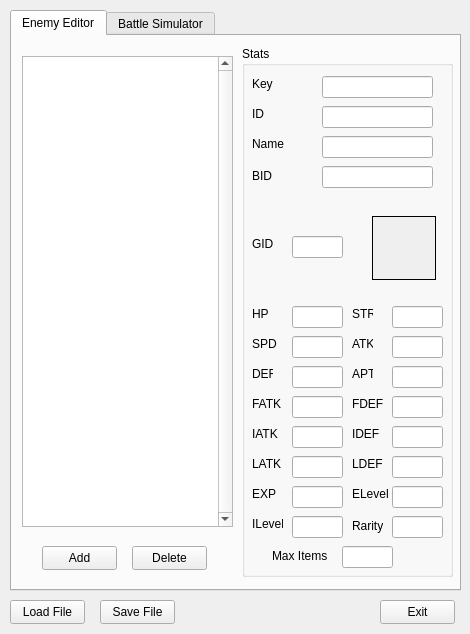
<?xml version="1.0" encoding="UTF-8"?>
<ui version="4.0">
 <class>EnemyEditor</class>
 <widget class="QMainWindow" name="EnemyEditor">
  <property name="geometry">
   <rect>
    <x>0</x>
    <y>0</y>
    <width>470</width>
    <height>634</height>
   </rect>
  </property>
  <property name="minimumSize">
   <size>
    <width>470</width>
    <height>634</height>
   </size>
  </property>
  <property name="maximumSize">
   <size>
    <width>470</width>
    <height>634</height>
   </size>
  </property>
  <property name="windowTitle">
   <string>SLAC Enemy Tool</string>
  </property>
  <widget class="QWidget" name="MainUI">
   <widget class="QTabWidget" name="tabWidget">
    <property name="geometry">
     <rect>
      <x>10</x>
      <y>10</y>
      <width>451</width>
      <height>581</height>
     </rect>
    </property>
    <property name="currentIndex">
     <number>0</number>
    </property>
    <widget class="QWidget" name="EnemyEdit">
     <attribute name="title">
      <string>Enemy Editor</string>
     </attribute>
     <widget class="QListWidget" name="EnemiesList">
      <property name="geometry">
       <rect>
        <x>10</x>
        <y>20</y>
        <width>211</width>
        <height>471</height>
       </rect>
      </property>
      <property name="verticalScrollBarPolicy">
       <enum>Qt::ScrollBarPolicy::ScrollBarAlwaysOn</enum>
      </property>
      <property name="horizontalScrollBarPolicy">
       <enum>Qt::ScrollBarPolicy::ScrollBarAlwaysOff</enum>
      </property>
     </widget>
     <widget class="QGroupBox" name="EnemyStats">
      <property name="geometry">
       <rect>
        <x>230</x>
        <y>10</y>
        <width>211</width>
        <height>531</height>
       </rect>
      </property>
      <property name="title">
       <string>Stats</string>
      </property>
      <widget class="QLabel" name="EnemyID">
       <property name="geometry">
        <rect>
         <x>10</x>
         <y>60</y>
         <width>21</width>
         <height>16</height>
        </rect>
       </property>
       <property name="text">
        <string>ID</string>
       </property>
      </widget>
      <widget class="QLabel" name="EnemyName">
       <property name="geometry">
        <rect>
         <x>10</x>
         <y>90</y>
         <width>49</width>
         <height>16</height>
        </rect>
       </property>
       <property name="text">
        <string>Name</string>
       </property>
      </widget>
      <widget class="QLabel" name="EnemyGID">
       <property name="geometry">
        <rect>
         <x>10</x>
         <y>190</y>
         <width>21</width>
         <height>16</height>
        </rect>
       </property>
       <property name="text">
        <string>GID</string>
       </property>
      </widget>
      <widget class="QLineEdit" name="EnemyIDVal">
       <property name="geometry">
        <rect>
         <x>80</x>
         <y>60</y>
         <width>111</width>
         <height>22</height>
        </rect>
       </property>
      </widget>
      <widget class="QLineEdit" name="EnemyNameVal">
       <property name="geometry">
        <rect>
         <x>80</x>
         <y>90</y>
         <width>111</width>
         <height>22</height>
        </rect>
       </property>
      </widget>
      <widget class="QLineEdit" name="EnemyGIDVal">
       <property name="geometry">
        <rect>
         <x>50</x>
         <y>190</y>
         <width>51</width>
         <height>22</height>
        </rect>
       </property>
      </widget>
      <widget class="QLabel" name="EnemyBID">
       <property name="geometry">
        <rect>
         <x>10</x>
         <y>120</y>
         <width>21</width>
         <height>20</height>
        </rect>
       </property>
       <property name="text">
        <string>BID</string>
       </property>
      </widget>
      <widget class="QLineEdit" name="EnemyBIDVal">
       <property name="geometry">
        <rect>
         <x>80</x>
         <y>120</y>
         <width>111</width>
         <height>22</height>
        </rect>
       </property>
      </widget>
      <widget class="QLabel" name="EnemyHP">
       <property name="geometry">
        <rect>
         <x>10</x>
         <y>260</y>
         <width>21</width>
         <height>16</height>
        </rect>
       </property>
       <property name="text">
        <string>HP</string>
       </property>
      </widget>
      <widget class="QLabel" name="EnemySTR">
       <property name="geometry">
        <rect>
         <x>110</x>
         <y>260</y>
         <width>21</width>
         <height>16</height>
        </rect>
       </property>
       <property name="text">
        <string>STR</string>
       </property>
      </widget>
      <widget class="QLabel" name="EnemySPD">
       <property name="geometry">
        <rect>
         <x>10</x>
         <y>290</y>
         <width>31</width>
         <height>16</height>
        </rect>
       </property>
       <property name="text">
        <string>SPD</string>
       </property>
      </widget>
      <widget class="QLabel" name="EnemyATK">
       <property name="geometry">
        <rect>
         <x>110</x>
         <y>290</y>
         <width>21</width>
         <height>16</height>
        </rect>
       </property>
       <property name="text">
        <string>ATK</string>
       </property>
      </widget>
      <widget class="QLabel" name="EnemyDEF">
       <property name="geometry">
        <rect>
         <x>10</x>
         <y>320</y>
         <width>21</width>
         <height>16</height>
        </rect>
       </property>
       <property name="text">
        <string>DEF</string>
       </property>
      </widget>
      <widget class="QLabel" name="EnemyAPT">
       <property name="geometry">
        <rect>
         <x>110</x>
         <y>320</y>
         <width>21</width>
         <height>16</height>
        </rect>
       </property>
       <property name="text">
        <string>APT</string>
       </property>
      </widget>
      <widget class="QLineEdit" name="EnemyHPVal">
       <property name="geometry">
        <rect>
         <x>50</x>
         <y>260</y>
         <width>51</width>
         <height>22</height>
        </rect>
       </property>
      </widget>
      <widget class="QLineEdit" name="EnemySTRVal">
       <property name="geometry">
        <rect>
         <x>150</x>
         <y>260</y>
         <width>51</width>
         <height>22</height>
        </rect>
       </property>
      </widget>
      <widget class="QLineEdit" name="EnemySPDVal">
       <property name="geometry">
        <rect>
         <x>50</x>
         <y>290</y>
         <width>51</width>
         <height>22</height>
        </rect>
       </property>
      </widget>
      <widget class="QLineEdit" name="EnemyATKVal">
       <property name="geometry">
        <rect>
         <x>150</x>
         <y>290</y>
         <width>51</width>
         <height>22</height>
        </rect>
       </property>
      </widget>
      <widget class="QLineEdit" name="EnemyDEFVal">
       <property name="geometry">
        <rect>
         <x>50</x>
         <y>320</y>
         <width>51</width>
         <height>22</height>
        </rect>
       </property>
      </widget>
      <widget class="QLineEdit" name="EnemyAPTVal">
       <property name="geometry">
        <rect>
         <x>150</x>
         <y>320</y>
         <width>51</width>
         <height>22</height>
        </rect>
       </property>
      </widget>
      <widget class="QLabel" name="EnemyFATK">
       <property name="geometry">
        <rect>
         <x>10</x>
         <y>350</y>
         <width>31</width>
         <height>16</height>
        </rect>
       </property>
       <property name="text">
        <string>FATK</string>
       </property>
      </widget>
      <widget class="QLabel" name="EnemyIATK">
       <property name="geometry">
        <rect>
         <x>10</x>
         <y>380</y>
         <width>31</width>
         <height>16</height>
        </rect>
       </property>
       <property name="text">
        <string>IATK</string>
       </property>
      </widget>
      <widget class="QLabel" name="EnemyLATK">
       <property name="geometry">
        <rect>
         <x>10</x>
         <y>410</y>
         <width>31</width>
         <height>16</height>
        </rect>
       </property>
       <property name="text">
        <string>LATK</string>
       </property>
      </widget>
      <widget class="QLineEdit" name="EnemyFATKVal">
       <property name="geometry">
        <rect>
         <x>50</x>
         <y>350</y>
         <width>51</width>
         <height>22</height>
        </rect>
       </property>
      </widget>
      <widget class="QLineEdit" name="EnemyLATKVal">
       <property name="geometry">
        <rect>
         <x>50</x>
         <y>410</y>
         <width>51</width>
         <height>22</height>
        </rect>
       </property>
      </widget>
      <widget class="QLineEdit" name="EnemyIATKVal">
       <property name="geometry">
        <rect>
         <x>50</x>
         <y>380</y>
         <width>51</width>
         <height>22</height>
        </rect>
       </property>
      </widget>
      <widget class="QLabel" name="EnemyIDEF">
       <property name="geometry">
        <rect>
         <x>110</x>
         <y>380</y>
         <width>31</width>
         <height>16</height>
        </rect>
       </property>
       <property name="text">
        <string>IDEF</string>
       </property>
      </widget>
      <widget class="QLineEdit" name="EnemyFDEFVal">
       <property name="geometry">
        <rect>
         <x>150</x>
         <y>350</y>
         <width>51</width>
         <height>22</height>
        </rect>
       </property>
      </widget>
      <widget class="QLineEdit" name="EnemyIDEFVal">
       <property name="geometry">
        <rect>
         <x>150</x>
         <y>380</y>
         <width>51</width>
         <height>22</height>
        </rect>
       </property>
      </widget>
      <widget class="QLabel" name="EnemyLDEF">
       <property name="geometry">
        <rect>
         <x>110</x>
         <y>410</y>
         <width>31</width>
         <height>16</height>
        </rect>
       </property>
       <property name="text">
        <string>LDEF</string>
       </property>
      </widget>
      <widget class="QLineEdit" name="EnemyLDEFVal">
       <property name="geometry">
        <rect>
         <x>150</x>
         <y>410</y>
         <width>51</width>
         <height>22</height>
        </rect>
       </property>
      </widget>
      <widget class="QLabel" name="EnemyFDEF">
       <property name="geometry">
        <rect>
         <x>110</x>
         <y>350</y>
         <width>31</width>
         <height>16</height>
        </rect>
       </property>
       <property name="text">
        <string>FDEF</string>
       </property>
      </widget>
      <widget class="QLineEdit" name="EnemyILevelVal">
       <property name="geometry">
        <rect>
         <x>50</x>
         <y>470</y>
         <width>51</width>
         <height>22</height>
        </rect>
       </property>
      </widget>
      <widget class="QLabel" name="EnemyLevel">
       <property name="geometry">
        <rect>
         <x>110</x>
         <y>440</y>
         <width>41</width>
         <height>16</height>
        </rect>
       </property>
       <property name="text">
        <string>ELevel</string>
       </property>
      </widget>
      <widget class="QLabel" name="EnemyRarity">
       <property name="geometry">
        <rect>
         <x>110</x>
         <y>470</y>
         <width>31</width>
         <height>20</height>
        </rect>
       </property>
       <property name="text">
        <string>Rarity</string>
       </property>
      </widget>
      <widget class="QLabel" name="EnemyExp">
       <property name="geometry">
        <rect>
         <x>10</x>
         <y>440</y>
         <width>61</width>
         <height>16</height>
        </rect>
       </property>
       <property name="text">
        <string>EXP</string>
       </property>
      </widget>
      <widget class="QLineEdit" name="EnemyRarityVal">
       <property name="geometry">
        <rect>
         <x>150</x>
         <y>470</y>
         <width>51</width>
         <height>22</height>
        </rect>
       </property>
      </widget>
      <widget class="QLineEdit" name="EnemyLevelVal">
       <property name="geometry">
        <rect>
         <x>150</x>
         <y>440</y>
         <width>51</width>
         <height>22</height>
        </rect>
       </property>
      </widget>
      <widget class="QLabel" name="EnemyILevel">
       <property name="geometry">
        <rect>
         <x>10</x>
         <y>470</y>
         <width>31</width>
         <height>16</height>
        </rect>
       </property>
       <property name="text">
        <string>ILevel</string>
       </property>
      </widget>
      <widget class="QLineEdit" name="EnemyExpVal">
       <property name="geometry">
        <rect>
         <x>50</x>
         <y>440</y>
         <width>51</width>
         <height>22</height>
        </rect>
       </property>
      </widget>
      <widget class="QLineEdit" name="EnemyMaxItemsVal">
       <property name="geometry">
        <rect>
         <x>100</x>
         <y>500</y>
         <width>51</width>
         <height>22</height>
        </rect>
       </property>
       <property name="text">
        <string/>
       </property>
      </widget>
      <widget class="QLabel" name="EnemyMaxItems">
       <property name="geometry">
        <rect>
         <x>30</x>
         <y>500</y>
         <width>61</width>
         <height>20</height>
        </rect>
       </property>
       <property name="text">
        <string>Max Items</string>
       </property>
      </widget>
      <widget class="QLineEdit" name="EnemyKeyVal">
       <property name="geometry">
        <rect>
         <x>80</x>
         <y>30</y>
         <width>111</width>
         <height>22</height>
        </rect>
       </property>
      </widget>
      <widget class="QLabel" name="EnemyKey">
       <property name="geometry">
        <rect>
         <x>10</x>
         <y>30</y>
         <width>21</width>
         <height>16</height>
        </rect>
       </property>
       <property name="text">
        <string>Key</string>
       </property>
      </widget>
      <widget class="QLabel" name="EnemyBitmap">
       <property name="geometry">
        <rect>
         <x>130</x>
         <y>170</y>
         <width>64</width>
         <height>64</height>
        </rect>
       </property>
       <property name="autoFillBackground">
        <bool>true</bool>
       </property>
       <property name="frameShape">
        <enum>QFrame::Shape::Box</enum>
       </property>
       <property name="text">
        <string/>
       </property>
      </widget>
     </widget>
     <widget class="QPushButton" name="EnemyAddButton">
      <property name="geometry">
       <rect>
        <x>30</x>
        <y>510</y>
        <width>75</width>
        <height>24</height>
       </rect>
      </property>
      <property name="text">
       <string>Add</string>
      </property>
     </widget>
     <widget class="QPushButton" name="EnemyDeleteButton">
      <property name="geometry">
       <rect>
        <x>120</x>
        <y>510</y>
        <width>75</width>
        <height>24</height>
       </rect>
      </property>
      <property name="text">
       <string>Delete</string>
      </property>
     </widget>
    </widget>
    <widget class="QWidget" name="BattleSimulator">
     <attribute name="title">
      <string>Battle Simulator</string>
     </attribute>
     <widget class="QGroupBox" name="PlayerStats">
      <property name="geometry">
       <rect>
        <x>210</x>
        <y>10</y>
        <width>231</width>
        <height>331</height>
       </rect>
      </property>
      <property name="title">
       <string>Player Stats</string>
      </property>
      <widget class="QLabel" name="PlayerHP">
       <property name="geometry">
        <rect>
         <x>10</x>
         <y>30</y>
         <width>21</width>
         <height>16</height>
        </rect>
       </property>
       <property name="text">
        <string>HP</string>
       </property>
      </widget>
      <widget class="QLabel" name="PlayerMaxHP">
       <property name="geometry">
        <rect>
         <x>110</x>
         <y>30</y>
         <width>41</width>
         <height>16</height>
        </rect>
       </property>
       <property name="text">
        <string>Max HP</string>
       </property>
      </widget>
      <widget class="QLabel" name="PlayerSTR">
       <property name="geometry">
        <rect>
         <x>10</x>
         <y>60</y>
         <width>21</width>
         <height>16</height>
        </rect>
       </property>
       <property name="text">
        <string>STR</string>
       </property>
      </widget>
      <widget class="QLabel" name="PlayerCON">
       <property name="geometry">
        <rect>
         <x>110</x>
         <y>60</y>
         <width>49</width>
         <height>16</height>
        </rect>
       </property>
       <property name="text">
        <string>CON</string>
       </property>
      </widget>
      <widget class="QLabel" name="PlayerDEX">
       <property name="geometry">
        <rect>
         <x>10</x>
         <y>90</y>
         <width>21</width>
         <height>16</height>
        </rect>
       </property>
       <property name="text">
        <string>DEX</string>
       </property>
      </widget>
      <widget class="QLabel" name="PlayerATK">
       <property name="geometry">
        <rect>
         <x>110</x>
         <y>90</y>
         <width>49</width>
         <height>16</height>
        </rect>
       </property>
       <property name="text">
        <string>ATK</string>
       </property>
      </widget>
      <widget class="QLabel" name="PlayerDEF">
       <property name="geometry">
        <rect>
         <x>10</x>
         <y>120</y>
         <width>21</width>
         <height>16</height>
        </rect>
       </property>
       <property name="text">
        <string>DEF</string>
       </property>
      </widget>
      <widget class="QLabel" name="PlayerSPD">
       <property name="geometry">
        <rect>
         <x>110</x>
         <y>120</y>
         <width>49</width>
         <height>16</height>
        </rect>
       </property>
       <property name="text">
        <string>SPD</string>
       </property>
      </widget>
      <widget class="QLineEdit" name="PlayerHPVal">
       <property name="geometry">
        <rect>
         <x>50</x>
         <y>30</y>
         <width>51</width>
         <height>22</height>
        </rect>
       </property>
      </widget>
      <widget class="QLineEdit" name="PlayerMaxHPVal">
       <property name="geometry">
        <rect>
         <x>160</x>
         <y>30</y>
         <width>51</width>
         <height>22</height>
        </rect>
       </property>
      </widget>
      <widget class="QLineEdit" name="PlayerSTRVal">
       <property name="geometry">
        <rect>
         <x>50</x>
         <y>60</y>
         <width>51</width>
         <height>22</height>
        </rect>
       </property>
      </widget>
      <widget class="QLineEdit" name="PlayerDEXVal">
       <property name="geometry">
        <rect>
         <x>50</x>
         <y>90</y>
         <width>51</width>
         <height>22</height>
        </rect>
       </property>
      </widget>
      <widget class="QLineEdit" name="PlayerDEFVal">
       <property name="geometry">
        <rect>
         <x>50</x>
         <y>120</y>
         <width>51</width>
         <height>22</height>
        </rect>
       </property>
      </widget>
      <widget class="QLineEdit" name="PlayerSPDVal">
       <property name="geometry">
        <rect>
         <x>160</x>
         <y>120</y>
         <width>51</width>
         <height>22</height>
        </rect>
       </property>
      </widget>
      <widget class="QLineEdit" name="PlayerATKVal">
       <property name="geometry">
        <rect>
         <x>160</x>
         <y>90</y>
         <width>51</width>
         <height>22</height>
        </rect>
       </property>
      </widget>
      <widget class="QLineEdit" name="PlayerCONVal">
       <property name="geometry">
        <rect>
         <x>160</x>
         <y>60</y>
         <width>51</width>
         <height>22</height>
        </rect>
       </property>
      </widget>
      <widget class="QLineEdit" name="PlayerLATKVal">
       <property name="geometry">
        <rect>
         <x>50</x>
         <y>210</y>
         <width>51</width>
         <height>22</height>
        </rect>
       </property>
      </widget>
      <widget class="QLabel" name="PlayerLATK">
       <property name="geometry">
        <rect>
         <x>10</x>
         <y>210</y>
         <width>31</width>
         <height>16</height>
        </rect>
       </property>
       <property name="text">
        <string>LATK</string>
       </property>
      </widget>
      <widget class="QLabel" name="PlayerLDEF">
       <property name="geometry">
        <rect>
         <x>110</x>
         <y>210</y>
         <width>49</width>
         <height>16</height>
        </rect>
       </property>
       <property name="text">
        <string>LDEF</string>
       </property>
      </widget>
      <widget class="QLabel" name="PlayerIDEF">
       <property name="geometry">
        <rect>
         <x>110</x>
         <y>180</y>
         <width>49</width>
         <height>16</height>
        </rect>
       </property>
       <property name="text">
        <string>IDEF</string>
       </property>
      </widget>
      <widget class="QLineEdit" name="PlayerIDEFVal">
       <property name="geometry">
        <rect>
         <x>160</x>
         <y>180</y>
         <width>51</width>
         <height>22</height>
        </rect>
       </property>
      </widget>
      <widget class="QLineEdit" name="PlayerIATKVal">
       <property name="geometry">
        <rect>
         <x>50</x>
         <y>180</y>
         <width>51</width>
         <height>22</height>
        </rect>
       </property>
      </widget>
      <widget class="QLabel" name="PlayerFDEF">
       <property name="geometry">
        <rect>
         <x>110</x>
         <y>150</y>
         <width>49</width>
         <height>16</height>
        </rect>
       </property>
       <property name="text">
        <string>FDEF</string>
       </property>
      </widget>
      <widget class="QLabel" name="PlayerFATK">
       <property name="geometry">
        <rect>
         <x>10</x>
         <y>150</y>
         <width>31</width>
         <height>16</height>
        </rect>
       </property>
       <property name="text">
        <string>FATK</string>
       </property>
      </widget>
      <widget class="QLineEdit" name="PlayerLDEFVal">
       <property name="geometry">
        <rect>
         <x>160</x>
         <y>210</y>
         <width>51</width>
         <height>22</height>
        </rect>
       </property>
      </widget>
      <widget class="QLineEdit" name="PlayerFDEFVal">
       <property name="geometry">
        <rect>
         <x>160</x>
         <y>150</y>
         <width>51</width>
         <height>22</height>
        </rect>
       </property>
      </widget>
      <widget class="QLineEdit" name="PlayerFATKVal">
       <property name="geometry">
        <rect>
         <x>50</x>
         <y>150</y>
         <width>51</width>
         <height>22</height>
        </rect>
       </property>
      </widget>
      <widget class="QLabel" name="PlayerIATK">
       <property name="geometry">
        <rect>
         <x>10</x>
         <y>180</y>
         <width>31</width>
         <height>16</height>
        </rect>
       </property>
       <property name="text">
        <string>IATK</string>
       </property>
      </widget>
      <widget class="QLabel" name="PlayerBlock">
       <property name="geometry">
        <rect>
         <x>110</x>
         <y>270</y>
         <width>49</width>
         <height>16</height>
        </rect>
       </property>
       <property name="text">
        <string>Block</string>
       </property>
      </widget>
      <widget class="QLineEdit" name="PlayerIDMGVal">
       <property name="geometry">
        <rect>
         <x>160</x>
         <y>240</y>
         <width>51</width>
         <height>22</height>
        </rect>
       </property>
      </widget>
      <widget class="QLineEdit" name="PlayerLDMGVal">
       <property name="geometry">
        <rect>
         <x>50</x>
         <y>270</y>
         <width>51</width>
         <height>22</height>
        </rect>
       </property>
      </widget>
      <widget class="QLabel" name="PlayerFDMG">
       <property name="geometry">
        <rect>
         <x>10</x>
         <y>240</y>
         <width>41</width>
         <height>16</height>
        </rect>
       </property>
       <property name="text">
        <string>FDMG</string>
       </property>
      </widget>
      <widget class="QLabel" name="PlayerIDMG">
       <property name="geometry">
        <rect>
         <x>110</x>
         <y>240</y>
         <width>49</width>
         <height>16</height>
        </rect>
       </property>
       <property name="text">
        <string>IDMG</string>
       </property>
      </widget>
      <widget class="QLineEdit" name="PlayerBlockVal">
       <property name="geometry">
        <rect>
         <x>160</x>
         <y>270</y>
         <width>51</width>
         <height>22</height>
        </rect>
       </property>
      </widget>
      <widget class="QLabel" name="PlayerLDMG">
       <property name="geometry">
        <rect>
         <x>10</x>
         <y>270</y>
         <width>49</width>
         <height>16</height>
        </rect>
       </property>
       <property name="text">
        <string>LDMG</string>
       </property>
      </widget>
      <widget class="QLineEdit" name="PlayerFDMGVal">
       <property name="geometry">
        <rect>
         <x>50</x>
         <y>240</y>
         <width>51</width>
         <height>22</height>
        </rect>
       </property>
      </widget>
      <widget class="QLabel" name="PlayerAPT">
       <property name="geometry">
        <rect>
         <x>60</x>
         <y>300</y>
         <width>49</width>
         <height>16</height>
        </rect>
       </property>
       <property name="text">
        <string>APT</string>
       </property>
      </widget>
      <widget class="QLineEdit" name="PlayerAPTVal">
       <property name="geometry">
        <rect>
         <x>100</x>
         <y>300</y>
         <width>51</width>
         <height>22</height>
        </rect>
       </property>
      </widget>
     </widget>
     <widget class="QListWidget" name="SimEnemiesList">
      <property name="geometry">
       <rect>
        <x>10</x>
        <y>10</y>
        <width>181</width>
        <height>331</height>
       </rect>
      </property>
      <property name="verticalScrollBarPolicy">
       <enum>Qt::ScrollBarPolicy::ScrollBarAlwaysOn</enum>
      </property>
      <property name="horizontalScrollBarPolicy">
       <enum>Qt::ScrollBarPolicy::ScrollBarAlwaysOff</enum>
      </property>
     </widget>
     <widget class="QGroupBox" name="CombatLog">
      <property name="geometry">
       <rect>
        <x>10</x>
        <y>380</y>
        <width>421</width>
        <height>161</height>
       </rect>
      </property>
      <property name="title">
       <string>Combat Log</string>
      </property>
      <widget class="QPlainTextEdit" name="CombatLogOutput">
       <property name="geometry">
        <rect>
         <x>10</x>
         <y>20</y>
         <width>401</width>
         <height>131</height>
        </rect>
       </property>
       <property name="verticalScrollBarPolicy">
        <enum>Qt::ScrollBarPolicy::ScrollBarAlwaysOn</enum>
       </property>
      </widget>
     </widget>
     <widget class="QPushButton" name="PlayerAttack">
      <property name="geometry">
       <rect>
        <x>360</x>
        <y>350</y>
        <width>75</width>
        <height>24</height>
       </rect>
      </property>
      <property name="text">
       <string>Attack!</string>
      </property>
     </widget>
     <widget class="QPushButton" name="PlayerResetHP">
      <property name="geometry">
       <rect>
        <x>210</x>
        <y>350</y>
        <width>75</width>
        <height>24</height>
       </rect>
      </property>
      <property name="text">
       <string>Reset HP</string>
      </property>
     </widget>
    </widget>
   </widget>
   <widget class="QPushButton" name="SaveFile">
    <property name="geometry">
     <rect>
      <x>100</x>
      <y>600</y>
      <width>75</width>
      <height>24</height>
     </rect>
    </property>
    <property name="text">
     <string>Save File</string>
    </property>
   </widget>
   <widget class="QPushButton" name="LoadFile">
    <property name="geometry">
     <rect>
      <x>10</x>
      <y>600</y>
      <width>75</width>
      <height>24</height>
     </rect>
    </property>
    <property name="text">
     <string>Load File</string>
    </property>
   </widget>
   <widget class="QPushButton" name="Exit">
    <property name="geometry">
     <rect>
      <x>380</x>
      <y>600</y>
      <width>75</width>
      <height>24</height>
     </rect>
    </property>
    <property name="text">
     <string>Exit</string>
    </property>
   </widget>
  </widget>
 </widget>
 <tabstops>
  <tabstop>tabWidget</tabstop>
  <tabstop>EnemiesList</tabstop>
  <tabstop>EnemyAddButton</tabstop>
  <tabstop>EnemyDeleteButton</tabstop>
  <tabstop>EnemyKeyVal</tabstop>
  <tabstop>EnemyIDVal</tabstop>
  <tabstop>EnemyNameVal</tabstop>
  <tabstop>EnemyBIDVal</tabstop>
  <tabstop>EnemyGIDVal</tabstop>
  <tabstop>EnemyHPVal</tabstop>
  <tabstop>EnemySTRVal</tabstop>
  <tabstop>EnemySPDVal</tabstop>
  <tabstop>EnemyATKVal</tabstop>
  <tabstop>EnemyDEFVal</tabstop>
  <tabstop>EnemyAPTVal</tabstop>
  <tabstop>EnemyFATKVal</tabstop>
  <tabstop>EnemyFDEFVal</tabstop>
  <tabstop>EnemyIATKVal</tabstop>
  <tabstop>EnemyIDEFVal</tabstop>
  <tabstop>EnemyLATKVal</tabstop>
  <tabstop>EnemyLDEFVal</tabstop>
  <tabstop>EnemyExpVal</tabstop>
  <tabstop>EnemyLevelVal</tabstop>
  <tabstop>EnemyILevelVal</tabstop>
  <tabstop>EnemyRarityVal</tabstop>
  <tabstop>EnemyMaxItemsVal</tabstop>
  <tabstop>LoadFile</tabstop>
  <tabstop>SaveFile</tabstop>
  <tabstop>Exit</tabstop>
  <tabstop>SimEnemiesList</tabstop>
  <tabstop>PlayerHPVal</tabstop>
  <tabstop>PlayerMaxHPVal</tabstop>
  <tabstop>PlayerSTRVal</tabstop>
  <tabstop>PlayerCONVal</tabstop>
  <tabstop>PlayerDEXVal</tabstop>
  <tabstop>PlayerATKVal</tabstop>
  <tabstop>PlayerDEFVal</tabstop>
  <tabstop>PlayerSPDVal</tabstop>
  <tabstop>PlayerFATKVal</tabstop>
  <tabstop>PlayerFDEFVal</tabstop>
  <tabstop>PlayerIATKVal</tabstop>
  <tabstop>PlayerIDEFVal</tabstop>
  <tabstop>PlayerLATKVal</tabstop>
  <tabstop>PlayerLDEFVal</tabstop>
  <tabstop>PlayerFDMGVal</tabstop>
  <tabstop>PlayerIDMGVal</tabstop>
  <tabstop>PlayerLDMGVal</tabstop>
  <tabstop>PlayerBlockVal</tabstop>
  <tabstop>PlayerAPTVal</tabstop>
  <tabstop>PlayerResetHP</tabstop>
  <tabstop>PlayerAttack</tabstop>
  <tabstop>CombatLogOutput</tabstop>
 </tabstops>
 <resources/>
 <connections/>
</ui>
